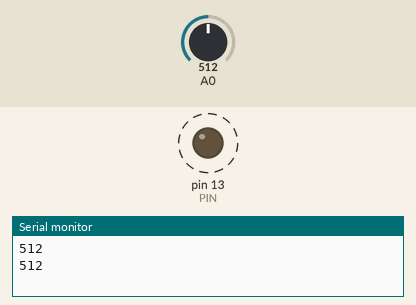
Simulated run of this sketch. Board: Arduino Uno, built with avr-gcc and run on an emulated ATmega328P. Parts: output pins drawn as LEDs (lit = HIGH), the last lines printed to the serial monitor. Dashed ring = blinking. The test bench sets the inputs (shaded band); at power-on: A0 = 512.

Above: at 1.8 s.
1.9 s: A0 set to 306
At 2.2 s:
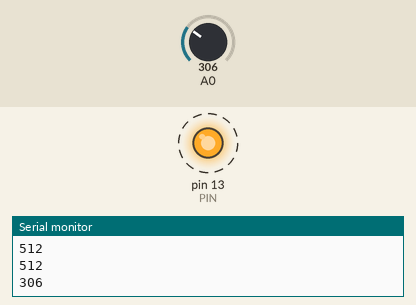
5.4 s: A0 set to 122
At 5.56 s:
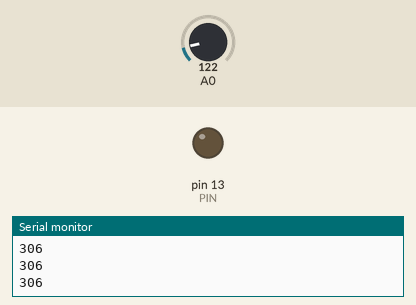
Timing chart, 0 to 14.9 s (numbered marks = the images above; inputs shaded):
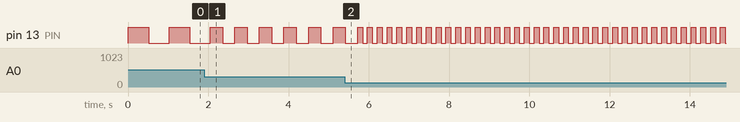

Measured:
- after the input at 1.9 s, pin 13 (PIN): alternates HIGH for 0.31 s and LOW for 0.31 s, starting after 0.46 s
- by itself, pin 13 (PIN): alternates HIGH for 0.51 s and LOW for 0.51 s

The sketch:

knob_program.ino
```cpp
const int PIN = 13;
int knob_pos;

void setup()
{
  // put your setup code here, to run once:
  Serial.begin(9600);
  pinMode(PIN, OUTPUT);
}

void loop()
{
  // put your main code here, to run repeatedly:
  knob_pos = analogRead(A0);
  Serial.println(knob_pos);
  digitalWrite(PIN, HIGH);
  delay(knob_pos);
  digitalWrite(PIN, LOW);
  delay(knob_pos);
}
```
